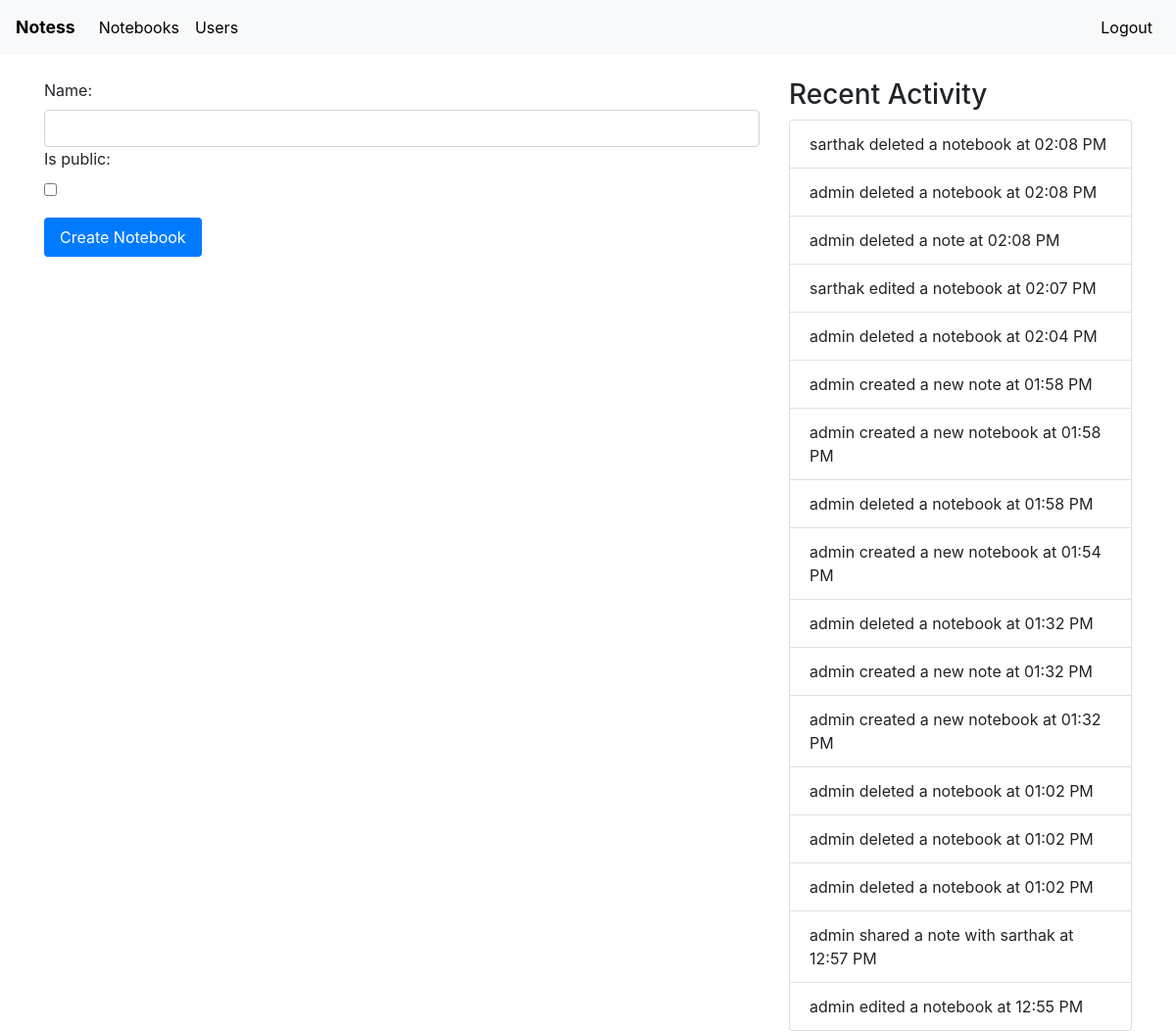
Page /create-notebook/ (signed in) on the committed database.
### home/models.py (models this page shows)
class Activity(models.Model):
    user = models.ForeignKey(User, on_delete=models.CASCADE)
    message = models.CharField(max_length=200)
    time = models.TimeField(auto_now_add=True)
    def __str__(self):
        return f"{self.user} {self.message} at {self.time.strftime('%I:%M %p')}"

### home/views.py (the view)
# urls.py: path('create-notebook/',views.createnotebook,name='create'),
@login_required(login_url="/login")
def createnotebook(request):
    if request.method == 'POST':
        form = NotebookForm(request.POST,user=request.user)
        if form.is_valid():
            notebook = form.save(commit=False)
            notebook.user = request.user
            notebook.save()
            Activity.objects.create(user=request.user, message="created a new notebook")
            return HttpResponseRedirect("/")
    else:
        form = NotebookForm(user=request.user)
    context = {'form':form, 'activities': Activity.objects.all().order_by('-time')}
    return render(request,'createnotebook.html',context)

### home/forms.py (shortened to what this page needs)
class NotebookForm(forms.ModelForm):
    class Meta:
        model = Notebook
        fields = ["name","is_public"]
    def __init__(self, *args, **kwargs):
        self.user = kwargs.pop('user', None)  # Remove 'user' from kwargs and assign it
        super().__init__(*args, **kwargs)

### templates/createnotebook.html (shortened to what this page needs)
{% extends 'base.html' %}
{% block content %}
    <form method='POST'>
        {{form}}
        <input type="submit" value="Create Notebook">
    </form>
{% endblock %}

### templates/base.html (shortened to what this page needs)
<!DOCTYPE html>
<html lang="en">
<head>
    <link rel="stylesheet" href="https://stackpath.bootstrapcdn.com/bootstrap/4.5.2/css/bootstrap.min.css">
    <link rel="stylesheet" href="https://cdnjs.cloudflare.com/ajax/libs/font-awesome/6.0.0/css/all.min.css" />
</head>
<body class="d-flex flex-column min-vh-100" >
    <nav class="navbar navbar-expand-lg navbar-light bg-light">
        <a class="navbar-brand" href="/">Notess</a>
        <div class="collapse navbar-collapse" id="navbarNav">
            <ul class="navbar-nav">
                <li class="nav-item">
                    <a class="nav-link" href="/">Notebooks</a>
                </li>
                 <li class="nav-item">
                    <a class="nav-link" href="/users/">Users</a>
                </li>
            </ul>
             <ul class="navbar-nav ml-auto align-items-center">
                 <li class="nav-item">
                    <a class="nav-link" href="/logout/">Logout</a>
                </li>
            </ul>
        </div>
    </nav>
    <div class="container mt-4">
        <div class="row">
            <div class="col-md-8">
                {% block content %}{% endblock %}
            </div>
            <div class="col-md-4">
                <h3>Recent Activity</h3>
                <ul class="list-group">
                    {% for activity in activities %}
                        <li class="list-group-item">{{activity}}</li>
                    {% empty %}
                        <li class="list-group-item">No activity yet</li>
                    {% endfor %}
                </ul>
            </div>
        </div>
    </div>
</body>
</html>

### templates/base.html (style rules this page uses)
body { transition: background-color 0.3s, color 0.3s; }
a { color: #007bff; text-decoration: none; }
.navbar.navbar-light.bg-light { transition: background-color 0.3s; }
.navbar.navbar-light.bg-light .navbar-brand, .navbar.navbar-light.bg-light .nav-link { color: black !important; display: flex; align-items: center; }
.navbar-brand { font-size: 1.1rem; font-weight: bold; }
.navbar-nav { align-items: center; }
.list-group-item { transition: background-color 0.3s, color 0.3s; }
label { display: block; margin-bottom: 0.5rem; }
input[type="text"], input[type="email"], input[type="password"], textarea, select { width: 100%; padding: 0.375rem 0.75rem; font-size: 1rem; line-height: 1.5; color: #495057; background-color: #fff; background-clip: padding-box; border: 1px solid #ced4da; border-radius: 0.25rem; transition: border-color 0.15s ease-in-out, box-shadow 0.15s ease-in-out; }
input[type="submit"] { margin-top: 1rem; padding: 0.5rem 1rem; font-size: 1rem; border-radius: 0.25rem; cursor: pointer; background-color: #007bff; color: #fff; border: none; }

### rows in the picture
Activity: user+message+time "sarthak deleted a notebook at 02:08 PM"
Activity: user+message+time "admin deleted a notebook at 02:08 PM"
Activity: user+message+time "admin deleted a note at 02:08 PM"
Activity: user+message+time "sarthak edited a notebook at 02:07 PM"
Activity: user+message+time "admin deleted a notebook at 02:04 PM"
Activity: user+message+time "admin created a new note at 01:58 PM"
Activity: user+message+time "admin created a new notebook at 01:58 PM"
Activity: user+message+time "admin deleted a notebook at 01:58 PM"
Activity: user+message+time "admin created a new notebook at 01:54 PM"
Activity: user+message+time "admin deleted a notebook at 01:32 PM"
Activity: user+message+time "admin created a new note at 01:32 PM"
Activity: user+message+time "admin created a new notebook at 01:32 PM"
Activity: user+message+time "admin deleted a notebook at 01:02 PM"
Activity: user+message+time "admin deleted a notebook at 01:02 PM"
Activity: user+message+time "admin deleted a notebook at 01:02 PM"
Activity: user+message+time "admin shared a note with sarthak at 12:57 PM"
Activity: user+message+time "admin edited a notebook at 12:55 PM"
